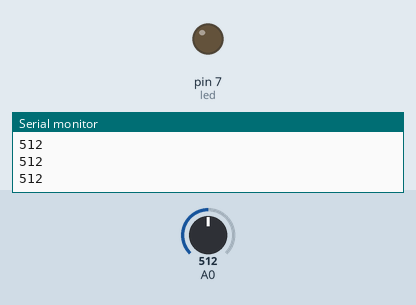
This sketch was run on a simulated Arduino Uno, built with avr-gcc and run on an emulated ATmega328P. Parts: output pins drawn as LEDs (lit = HIGH), the last lines printed to the serial monitor. The test bench sets the inputs (shaded band); at power-on: A0 = 512.

Above: at 1.3 s.
1.4 s: A0 set to 492
At 1.8 s:
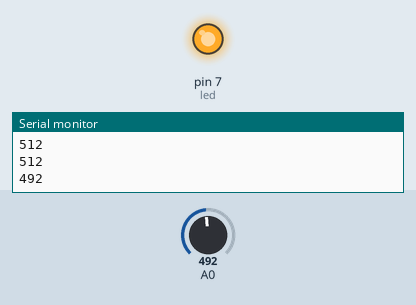
3.0 s: A0 set to 510
At 4.2 s:
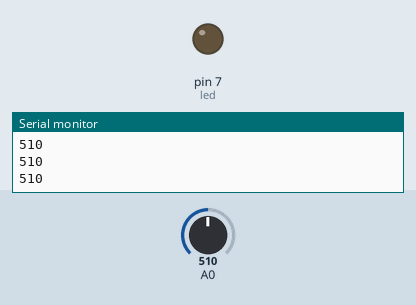
4.5 s: A0 set to 490
At 5.4 s:
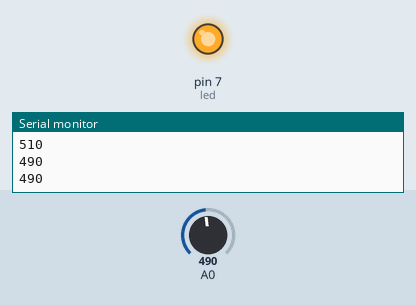
Timing chart, 0 to 7.5 s (numbered marks = the images above; inputs shaded):
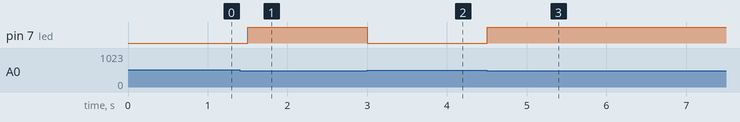

The sketch:

Lab07.ino
```cpp
int led = 7;


void setup(){

  Serial.begin(9600);
  pinMode(led, OUTPUT);
}

void loop() {
  int sensor = analogRead(A0);
  Serial.println(sensor);

  if (sensor < 500){
    digitalWrite(led, HIGH);
  }

  else{
    digitalWrite(led, LOW);
  }

  delay(500);
}
```

Measured:
- the behaviour switches between 500 and 499 on A0 (found by bisection; images 0 and 1)
- after the input at 1.4 s, pin 7 (led): LOW → HIGH after 0.10 s
- after the input at 3.0 s, pin 7 (led): HIGH → LOW at once
- after the input at 4.5 s, pin 7 (led): LOW → HIGH at once
